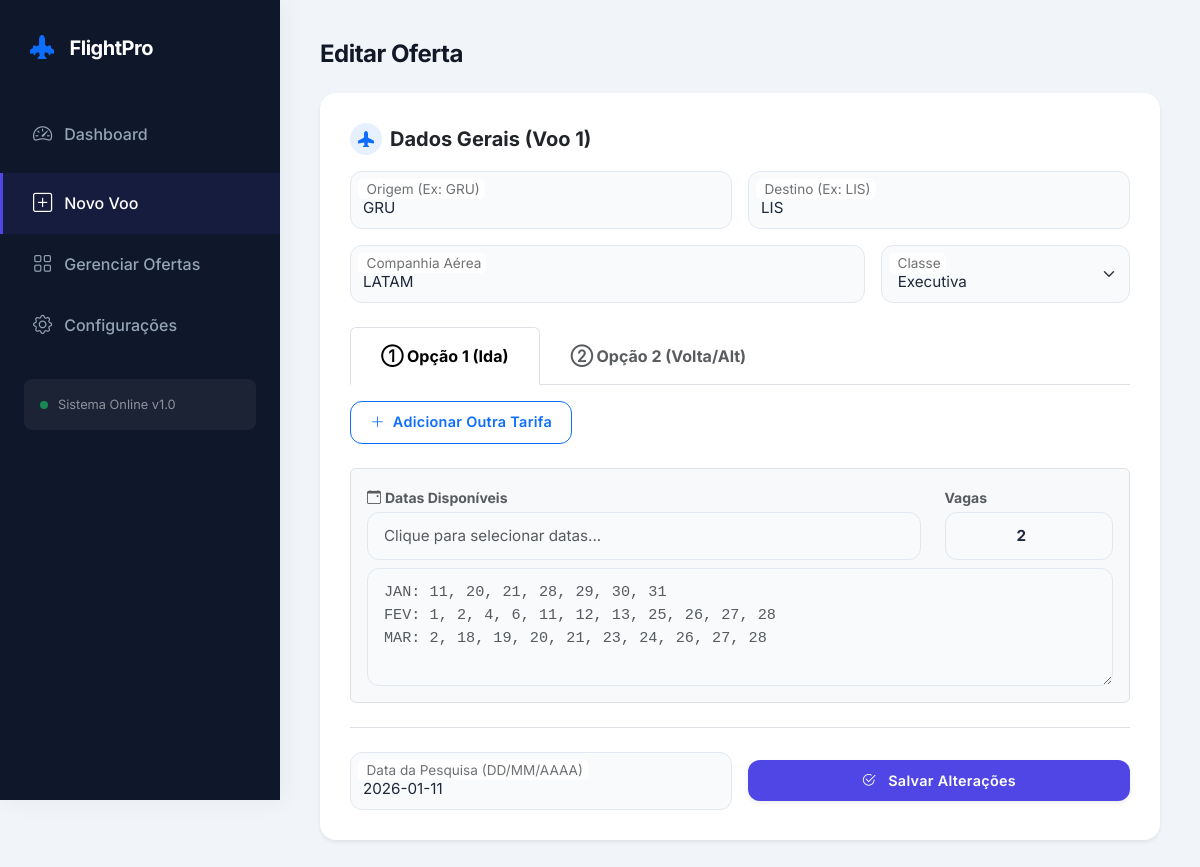
The app's page /edit/15 (signed in) with its own data.
### tables this page shows
CREATE TABLE searches (
            id INTEGER PRIMARY KEY AUTOINCREMENT,
            origin TEXT,
            destination TEXT,
            available_dates TEXT,
            program TEXT,
            operator TEXT,
            flight_type TEXT,
            cost REAL,
            search_date TEXT,
            image_path TEXT
        , program_1 TEXT, cost_1 REAL, dates_1 TEXT, program_2 TEXT, cost_2 REAL, dates_2 TEXT, origin_2 TEXT, destination_2 TEXT, miles_qty_1 TEXT, prog_id_1 INTEGER, tax_val_1 TEXT, curr_id_1 INTEGER, miles_qty_2 TEXT, prog_id_2 INTEGER, tax_val_2 TEXT, curr_id_2 INTEGER, prices_json_1 TEXT, prices_json_2 TEXT);

### app.py (the view, shortened to what this page needs)
@app.route('/edit/<int:id>', methods=['GET', 'POST'])
@login_required
def edit_search(id):
    conn = sqlite3.connect(DB_NAME); conn.row_factory = sqlite3.Row; cursor = conn.cursor()
    cursor.execute("SELECT * FROM searches WHERE id = ?", (id,))
    search = dict(cursor.fetchone()) # Convert to dict to allow modifying
    if search.get('prices_json_1'): search['prices_1'] = json.loads(search['prices_json_1'])
    if search.get('prices_json_2'): search['prices_2'] = json.loads(search['prices_json_2'])
    cursor.execute("SELECT * FROM programs ORDER BY name")
    programs = cursor.fetchall()
    cursor.execute("SELECT * FROM currencies ORDER BY id")
    currencies = cursor.fetchall()
    conn.close()
    return render_template('register.html', search=search, programs=programs, currencies=currencies)

### app.py (called while the page is built)
@login_manager.user_loader
def load_user(user_id):
    conn = sqlite3.connect(DB_NAME); cursor = conn.cursor()
    cursor.execute("SELECT * FROM users WHERE id = ?", (user_id,))
    data = cursor.fetchone(); conn.close()
    if data: return User(id=data[0], username=data[1], password=data[2])
    return None

### templates/register.html (shortened to what this page needs)
{% extends "base.html" %}
{% block content %}
<link rel="stylesheet" href="https://cdn.jsdelivr.net/npm/flatpickr/dist/flatpickr.min.css">
<link rel="stylesheet" type="text/css" href="https://npmcdn.com/flatpickr/dist/themes/dark.css">
<div class="mb-4">
    <h2 class="page-title">{{ 'Editar Oferta' if search else 'Nova Oferta' }}</h2>
</div>
<div class="row g-4">
    <div class="col-12">
        <div class="card-custom border-0 shadow-sm">
            <form id="flightForm" action="{{ url_for('edit_search', id=search['id']) if search else url_for('register') }}" method="POST">
                <div class="d-flex align-items-center mb-3">
                    <div class="bg-primary bg-opacity-10 text-primary rounded-circle p-2 me-2 d-flex align-items-center justify-content-center" style="width: 32px; height: 32px;">
                        <i class="bi bi-airplane-fill"></i>
                    </div>
                    <h5 class="fw-bold mb-0 text-dark">Dados Gerais (Voo 1)</h5>
                </div>
                <div class="row g-3 mb-4">
                    <div class="col-md-6">
                        <div class="form-floating">
                            <input type="text" class="form-control" name="origin" placeholder="Origem" required value="{{ search['origin'] if search else '' }}">
                            <label>Origem (Ex: GRU)</label>
                        </div>
                    </div>
                    <div class="col-md-6">
                        <div class="form-floating">
                            <input type="text" class="form-control" name="destination" placeholder="Destino" required value="{{ search['destination'] if search else '' }}">
                            <label>Destino (Ex: LIS)</label>
                        </div>
                    </div>
                    <div class="col-md-8">
                        <div class="form-floating">
                            <input type="text" class="form-control" name="operator" placeholder="Operador" value="{{ search['operator'] if search else '' }}">
                            <label>Companhia Aérea</label>
                        </div>
                    </div>
                    <div class="col-md-4">
                        <div class="form-floating">
                            <select class="form-select" name="flight_type">
                                <option value="Executiva" {{ 'selected' if search and search['flight_type'] == 'Executiva' else '' }}>Executiva</option>
                            </select>
                            <label>Classe</label>
                        </div>
                    </div>
                </div>
                <ul class="nav nav-tabs mb-3" id="flightTabs" role="tablist">
                    <li class="nav-item"><button class="nav-link active fw-bold" id="opt1-tab" data-bs-toggle="tab" data-bs-target="#opt1" type="button">① Opção 1 (Ida)</button></li>
                    <li class="nav-item"><button class="nav-link fw-bold text-muted" id="opt2-tab" data-bs-toggle="tab" data-bs-target="#opt2" type="button">② Opção 2 (Volta/Alt)</button></li>
                </ul>
                <div class="tab-content border-bottom mb-4 pb-4" id="flightTabsContent">
                    <div class="tab-pane fade show active" id="opt1">
                        <button type="button" class="btn btn-sm btn-outline-primary mb-4" onclick="addPriceRow(1)">
                            <i class="bi bi-plus-lg me-1"></i> Adicionar Outra Tarifa
                        </button>
                        <div class="bg-light p-3 rounded border">
                            <div class="row align-items-end mb-2">
                                <div class="col-md-9">
                                    <label class="small fw-bold text-muted mb-1"><i class="bi bi-calendar-event me-1"></i>Datas Disponíveis</label>
                                    <input type="text" id="calendarPicker1" class="form-control" placeholder="Clique para selecionar datas...">
                                </div>
                                <div class="col-md-3">
                                    <label class="small fw-bold text-muted mb-1">Vagas</label>
                                    <input type="number" id="seats_1" class="form-control text-center fw-bold" value="2" min="1">
                                </div>
                            </div>
                            <textarea id="dates_1" name="dates_1" class="form-control text-muted" rows="4" style="font-family: monospace;">{{ search['dates_1'] if search else (search['available_dates'] if search else '') }}</textarea>
                        </div>
                    </div>
                </div>
                <div class="d-flex justify-content-between align-items-center">
                    <div class="form-floating w-50 me-3">
                        <input type="text" class="form-control" id="search_date" name="search_date" placeholder="DD/MM/AAAA" required value="{{ search['search_date'] if search else '' }}">
                         <label>Data da Pesquisa (DD/MM/AAAA)</label>
                    </div>
                    <button type="submit" class="btn btn-primary-custom btn-lg w-50 shadow-sm">
                        <i class="bi bi-check2-circle me-2"></i> {{ 'Salvar Alterações' if search else 'Gerar Oferta' }}
                    </button>
                </div>
            </form>
        </div>
    </div>
</div>
{% endblock %}

### templates/base.html (style rules this page uses)
:root { --primary: #4f46e5; --primary-hover: #4338ca; --secondary: #64748b; --bg-body: #f1f5f9; --sidebar-bg: #0f172a; --card-bg: #ffffff; --text-main: #1e293b; --text-muted: #94a3b8; --border-color: #e2e8f0; --radius-md: 12px; --radius-lg: 16px; --shadow-sm: 0 1px 3px 0 rgb(0 0 0 / 0.1), 0 1px 2px -1px rgb(0 0 0 / 0.1); --shadow-md: 0 4px 6px -1px rgb(0 0 0 / 0.1), 0 2px 4px -2px rgb(0 0 0 / 0.1); --shadow-lg: 0 10px 15px -3px rgb(0 0 0 / 0.1), 0 4px 6px -4px rgb(0 0 0 / 0.1); }
body { font-family: 'Inter', sans-serif; background-color: var(--bg-body); color: var(--text-main); -webkit-font-smoothing: antialiased; }
.nav-link { color: var(--text-muted); padding: 16px 30px; font-weight: 500; transition: all 0.3s ease; border-left: 3px solid transparent; display: flex; align-items: center; }
.nav-link.active { color: white; background: rgba(79, 70, 229, 0.1); border-left-color: var(--primary); }
.card-custom { background: var(--card-bg); border-radius: var(--radius-lg); border: 1px solid var(--border-color); box-shadow: var(--shadow-sm); padding: 30px; margin-bottom: 25px; transition: box-shadow 0.3s ease; }
.form-control, .form-select { background-color: #f8fafc; border: 1px solid var(--border-color); border-radius: var(--radius-md); padding: 0.75rem 1rem; font-size: 0.95rem; color: var(--text-main); transition: all 0.2s; }
.form-floating > label { color: var(--text-muted); padding-left: 1rem; }
.btn { border-radius: var(--radius-md); padding: 0.6rem 1.2rem; font-weight: 600; font-size: 0.9rem; letter-spacing: 0.3px; transition: all 0.2s; }
.btn-primary-custom { background-color: var(--primary); color: white; border: none; box-shadow: 0 4px 6px -1px rgba(79, 70, 229, 0.4); }
.page-title { font-size: 1.5rem; font-weight: 700; color: #111827; letter-spacing: -0.5px; }

### records on screen
searches: origin "GRU", destination "LIS", operator "LATAM", dates_1 "JAN: 11, 20, 21, 28, 29, 30, 31 FEV: 1, 2, 4, 6, 11, 12, 13, 25, 26, 27, 28 MAR: 2, 18, 19, 20, 21, 23, 24, 26, 27, 28", search_date "2026-01-11"

### other values on screen
{{ 'Editar Oferta' if search else 'Nova Oferta' }} "Editar Oferta"
{{ 'Salvar Alterações' if search else 'Gerar Oferta' }} "Salvar Alterações"
